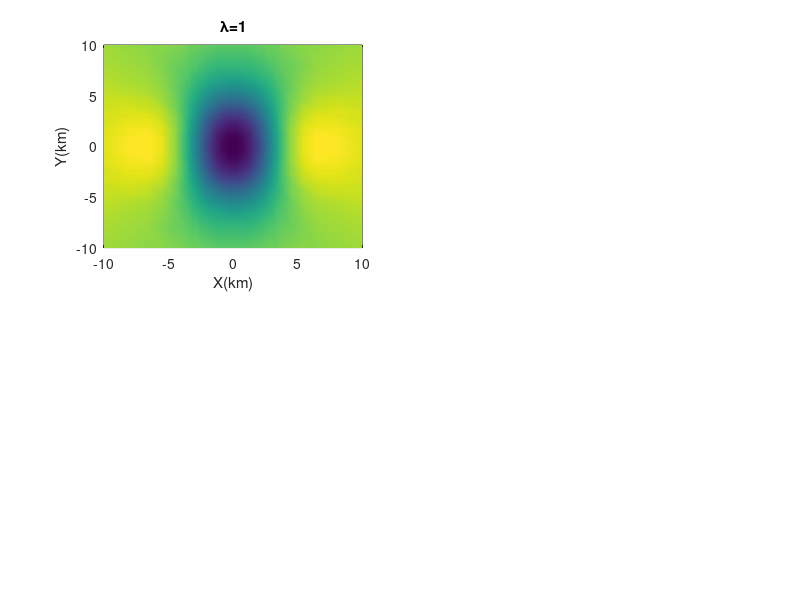

Write MATLAB code to recreate this figure. (Note: this script raises an error after producing the figure.)
%%%%%%%plot%%%%%%%%%%%%%
clear
clc

%% mesh

DX=[2000 2000 2000 2000 2000 1000 1000 1000 500 250 250 ...
    250 250 500 500 500 500 500 500 500 500 500 500 250 250 ...
    250 250 500 1000 1000 1000 2000 2000 2000 2000 2000];
DY=[2000 2000 2000 2000 2000 1000 1000 1000 500 250 250 ...
    250 250 500 500 500 500 500 500 500 500 500 500 250 250 ...
    250 250 500 1000 1000 1000 2000 2000 2000 2000 2000];
DZ1=[4000 2000 2000 1000 500 200 200 100];
DZ2=[100 200 200 500 500 500 500 500 ...
    500 500 500 500 500 500 ....
    500 500 1000 1000 1000 2000 3000 3000 3000 3000 3000 3000];
DZ=[DZ1 DZ2];

X=[0 cumsum(DX)]-sum(DX)/2;
Y=[0 cumsum(DY)]-sum(DY)/2;

NX=size(DX,2);
NY=size(DY,2);

%%%%%%%%
xa1=12;xa2=25;
ya1=12;ya2=25;
za1=9;za2=14;
%%%%%%%%
xx=[X(xa1) X(xa2+1) X(xa2+1) X(xa1) X(xa1)];
yy=[Y(ya1) Y(ya1) Y(ya2+1) Y(ya2+1) Y(ya1)];

%%%%%%%%%%%%%%%%%
X1=(X(2:end)-DX/2);
Y1=(Y(2:end)-DY/2);


xt=4:NX-3;
yt=4:NY-3;

X2=X1(xt)./1000;
Y2=Y1(yt)./1000;

%% data
%%%%%%%%%%%%%%%%%%%%%%%%%%
%%%%FD%%%%
load rhoxxtananiso01hz
load rhoxytananiso01hz
load rhoyxtananiso01hz
load rhoyytananiso01hz

rhoxxtan=(rhoxx(xt,yt,1)).';
rhoxytan=(rhoxy(xt,yt,1)).';
rhoyxtan=(rhoyx(xt,yt,1)).';
rhoyytan=(rhoyy(xt,yt,1)).';

%%%%%%the first boundary%%%%
load rhoxxDF
load rhoxyDF
load rhoyxDF
load rhoyyDF

%%%%%%the mixed boundary%%%%
load rhoxxDT
load rhoxyDT
load rhoyxDT
load rhoyyDT


load rhoxxDT2
load rhoxyDT2
load rhoyxDT2
load rhoyyDT2




%% plot

figure(1)
subplot(2,2,1)
pcolor(X2,Y2,rhoxyDT);
shading interp
ylabel('Y(km)')
 xlabel('X(km)')
title('\lambda=1')
h1=colorbar('vert');
colormap('Jet')
 set(h1,'Position',[0.94 0.62 0.015 0.24])
h2=get(h1,'title');
set(h2,'string','\rho_x_y(\Omegam)','fontsize',10);
rhoscalexy=[50 120];
caxis(rhoscalexy)
hold on;
plot(yy/1000,xx/1000,'w--','linewidth',1.5)

subplot(2,2,3)
pcolor(X2,Y2,rhoyxDT);
shading interp
 ylabel('Y(km)')
xlabel('X(km)')
h1=colorbar('vert');
colormap('Jet')
 set(h1,'Position',[0.94 0.12 0.015 0.24])
h2=get(h1,'title');
set(h2,'string','\rho_y_x(\Omegam)','fontsize',10);
rhoscaleyx=[50 120];
caxis(rhoscaleyx)
hold on;
plot(yy/1000,xx/1000,'w--','linewidth',1.5)
% 


subplot(2,2,2)
pcolor(X2,Y2,rhoxyDT2);
shading interp
title('\lambda=2')
 ylabel('Y(km)')
 xlabel('X(km)')
h1=colorbar('vert');
colormap('Jet')
set(h1,'Position',[0.94 0.62 0.015 0.24])
h2=get(h1,'title');
set(h2,'string','\rho_x_y(\Omegam)','fontsize',10);
rhoscalexx=[50 120];
caxis(rhoscalexx)
hold on;
plot(yy/1000,xx/1000,'w--','linewidth',1.5)
% 
subplot(2,2,4)
pcolor(X2,Y2,rhoyxDT2);
shading interp
xlabel('X(km)')
 ylabel('Y(km)')
h1=colorbar('vert');
colormap('Jet')
set(h1,'Position',[0.94 0.12 0.015 0.24])
h2=get(h1,'title');
set(h2,'string','\rho_y_x(\Omegam)','fontsize',10);
rhoscaleyy=[50 120];
caxis(rhoscaleyy)
hold on;
plot(yy/1000,xx/1000,'w--','linewidth',1.5)



